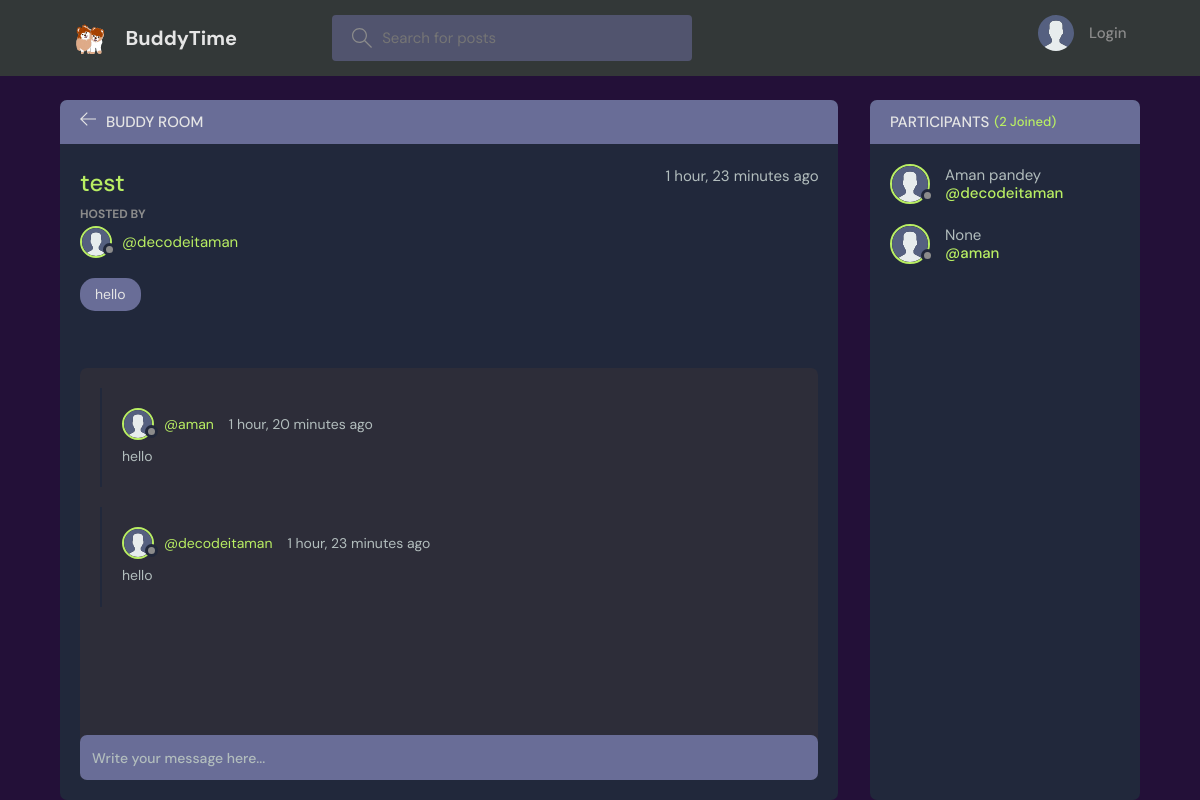
The app's page /room/1/, older data.
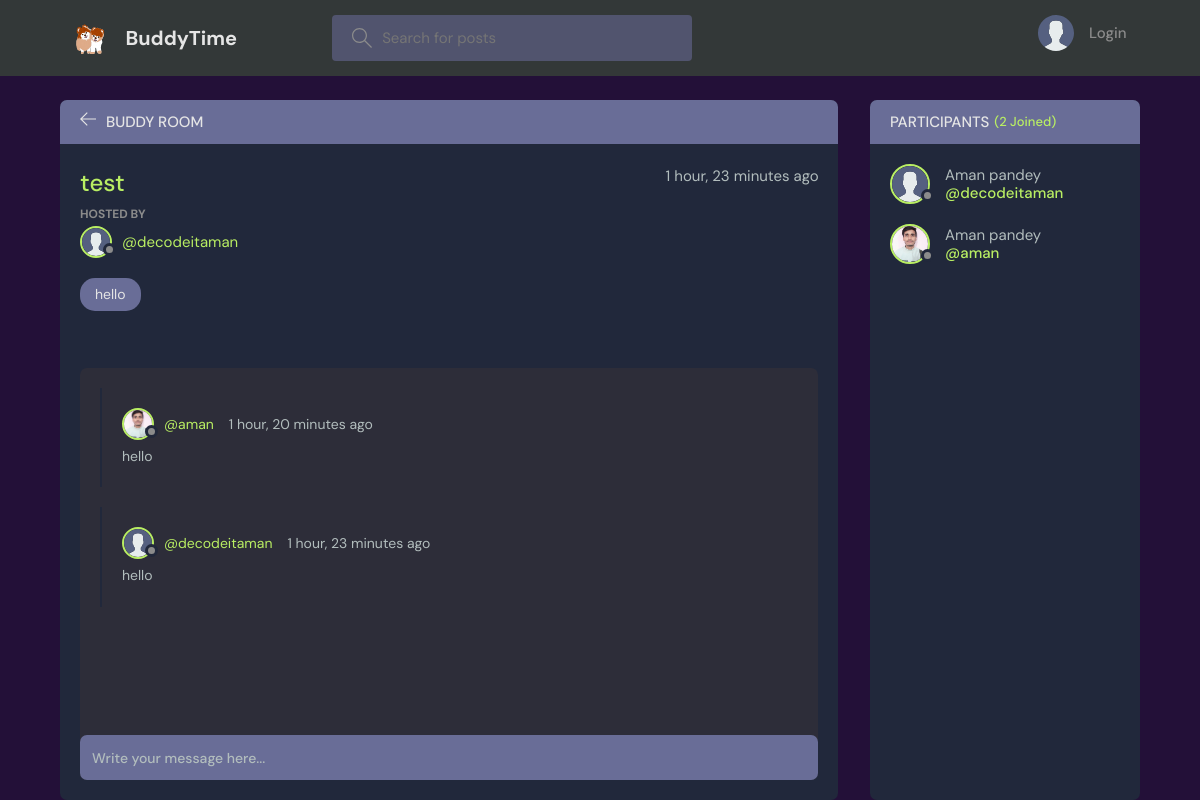
The same page, newer data.
### base/models.py (models this page shows, shortened)
class Message(models.Model):
    user = models.ForeignKey(User, on_delete=models.CASCADE)
    room = models.ForeignKey(Room, on_delete=models.CASCADE)
    body = models.TextField()
    updated = models.DateTimeField(auto_now=True)
    created = models.DateTimeField(auto_now_add=True)
    class Meta:
        ordering = ['-updated', '-created']

class User(AbstractUser):
    name = models.CharField(max_length=200, null=True)
    email = models.EmailField(unique=True, null=True)
    bio = models.TextField(null=True)
    avatar = models.ImageField(null=True, default="avatar.svg")
    USERNAME_FIELD = 'email'
    REQUIRED_FIELDS = ['username']

### base/views.py (the view, shortened to what this page needs)
# urls.py: path('room/<str:pk>/', views.room, name="room"),
def room(request, pk):
    room = Room.objects.get(id=pk)
    room_messages = room.message_set.all()
    participants = room.participants.all()
    context = {'room': room, 'room_messages': room_messages,
               'participants': participants}
    return render(request, 'base/room.html', context)

### base/models.py (called while the page is built)
    def __str__(self):
        return self.name

### base/templates/base/room.html (shortened to what this page needs)
{% extends 'main.html' %}
{% block content %}
<main class="profile-page layout layout--2">
  <div class="container">
    <div class="room">
      <div class="room__top">
        <div class="room__topLeft">
          <a href="{% url 'home' %}">
            <svg version="1.1" xmlns="http://www.w3.org/2000/svg" width="32" height="32" viewBox="0 0 32 32">
              <title>arrow-left</title>
              <path
                d="M13.723 2.286l-13.723 13.714 13.719 13.714 1.616-1.611-10.96-10.96h27.625v-2.286h-27.625l10.965-10.965-1.616-1.607z">
              </path>
            </svg>
          </a>
          <h3>Buddy Room</h3>
        </div>
      </div>
      <div class="room__box scroll">
        <div class="room__header scroll">
          <div class="room__info">
            <h3>{{room.name}}</h3>
            <span>{{room.created|timesince}} ago</span>
          </div>
          <div class="room__hosted">
            <p>Hosted By</p>
            <a href="{% url 'user-profile' room.host.id %}" class="room__author">
              <div class="avatar avatar--small">
                <img src="{{room.host.avatar.url}}" />
              </div>
              <span>@{{room.host.username}}</span>
            </a>
          </div>
          <span class="room__topics">{{room.topic}}</span>
        </div>
        <div class="room__conversation">
          <div class="threads scroll">
            {% for message in room_messages %}
            <div class="thread">
              <div class="thread__top">
                <div class="thread__author">
                  <a href="{% url 'user-profile' message.user.id %}" class="thread__authorInfo">
                    <div class="avatar avatar--small">
                      <img src="{{message.user.avatar.url}}" />
                    </div>
                    <span>@{{message.user.username}}</span>
                  </a>
                  <span class="thread__date">{{message.created|timesince}} ago</span>
                </div>
              </div>
              <div class="thread__details">
                {{message.body}}
              </div>
            </div>
            {% endfor %}
          </div>
        </div>
      </div>
      <div class="room__message">
        <form action="" method="POST">
          <input name="body" placeholder="Write your message here..." />
        </form>
      </div>
    </div>
    <div class="participants">
      <h3 class="participants__top">Participants <span>({{participants.count}} Joined)</span></h3>
      <div class="participants__list scroll">
        {% for user in participants %}
        <a href="{%  url 'user-profile' user.id %}" class="participant">
          <div class="avatar avatar--medium">
            <img src="{{user.avatar.url}}" />
          </div>
          <p>
            {{user.name}}
            <span>@{{user.username}}</span>
          </p>
        </a>
        {% endfor %}
      </div>
    </div>
  </div>
</main>
{% endblock content %}

Row changes from the older to the newer data that the page shows:
changed through a linked row, Message "1 hour, 20 minutes": user.avatar: picture added in place of a placeholder
changed User "aman": avatar: picture added in place of a placeholder; name "None" → "Aman pandey"
